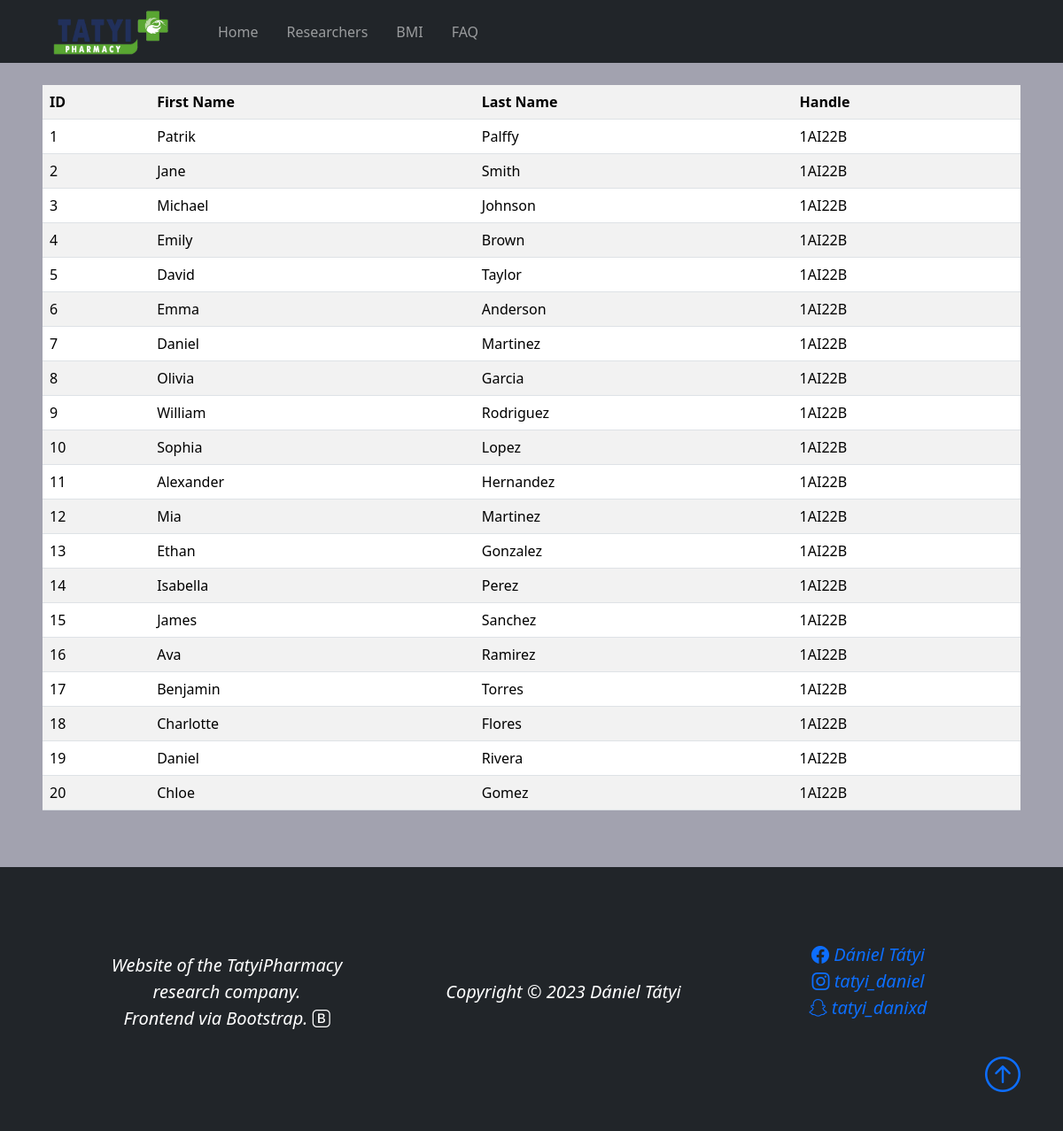
Screenshot of /templates/researchers.php with the database file from the repository.
### tables this page shows
CREATE TABLE `researchers` (
  `id` int(2) NOT NULL,
  `first_name` varchar(255) NOT NULL,
  `last_name` varchar(255) NOT NULL,
  `handle` varchar(255) NOT NULL
);

### _inc/classes/Database.php (called while the page is built)
<?php
    class Database{
        private $host = 'localhost';
        private $db_name = 'dt_sj_projekt';
        private $user_name = 'root';
        private $password = '';
        protected function db_connection(){
            try{
                $connection = new PDO("mysql:host=" . $this->host . ";dbname=" . $this->db_name . ";charset=utf8",
                                      $this->user_name,
                                      $this->password);
                $connection->setAttribute(PDO::ATTR_ERRMODE, PDO::ERRMODE_WARNING);
                $connection->setAttribute(PDO::ATTR_DEFAULT_FETCH_MODE,PDO::FETCH_OBJ);
                return $connection;
            }catch(PDOException $e){
                die("Chyba pripojenia k databáze: " . $e->getMessage());
            }
        }
    }
?>

### _inc/classes/User.php (called while the page is built, shortened)
<?php
 class User extends Database{
    private $db;
    public function __construct()
    {
        $this->db = $this->db_connection();
    }
    public function selectres(){
        try{
            $sql = "SELECT * FROM researchers";
            $query =  $this->db->query($sql);
            $researchers = $query->fetchAll();
            return $researchers;
        }catch(PDOException $e){
            echo $e->getMessage();
        }
    }
 }
?>

### templates/researchers.php (the view, shortened to what this page needs)
<body>
    <?php
    include_once('partials/header.php');
    include_once('partials/head.php');
    ?>
<?php
if($_SESSION["is_admin"] == 0)
{
    $research_object = new User();
    $researchers = $research_object->selectres();
    echo'<section class="p-5 mt-5">';
    echo '<table class="table table-striped">';
    echo '<tr>
                <th>ID</th>
                <th>First Name</th>
                <th>Last Name</th>
                <th>Handle</th>
            </tr>';
    foreach($researchers as $c){
        echo '<tr>';
        echo '<td>'.$c->id;'</td>';
        echo '<td>'.$c->first_name;'</td>';
        echo '<td>'.$c->last_name;'</td>';
        echo '<td>'.$c->handle;'</td>';
        echo '</tr>';
    }
    echo '</table>';
    echo'  </section>';
}
  include_once('partials/footer.php');
  ?>
</body>
</html>

### templates/partials/header.php (shortened to what this page needs)
<!DOCTYPE html>
<html lang="en">
<head>
    <link href="https://cdn.jsdelivr.net/npm/bootstrap@5.3.2/dist/css/bootstrap.min.css" rel="stylesheet"
>
    <link rel="stylesheet" href="https://cdn.jsdelivr.net/npm/bootstrap-icons@1.11.2/font/bootstrap-icons.min.css">
</head>
<link rel="stylesheet" href="../css/style.css">
<link rel="stylesheet" href="https://cdn.jsdelivr.net/npm/bootstrap-icons@1.11.2/font/bootstrap-icons.min.css">
<nav class="navbar navbar-expand-lg bg-dark fixed-top navbar-dark py-1 px-5">
        <div class="container-fluid">
          <a class="navbar-brand" href="home.php"><img src = "../img/TatyiLekaren.png" style = "width: 130px"></a>
          <div class="collapse navbar-collapse" id="navbarSupportedContent">
            <ul class="navbar-nav ms-3">
            <?php
           $pages = array('Home'=>'home.php',
                'Researchers'=>'researchers.php',
                'BMI'=>'bmi.php',
                'FAQ'=>'faq.php',
                'Login' => "login.php",
                'Register' => "formular.php"
           );
           $menu_object  = new Menu($pages);
           echo($menu_object->generate_menu());
            ?>
            </ul>
          </div>
        </div>
      </nav>

### _inc/classes/Menu.php (shortened to what this page needs)
<?php
    class Menu{
        private $pages;
        public function __construct($pages){
            $this->pages = $pages;
        }
        function generate_menu(): string{
            $menu_items = '';
            $empty_string = '     ';
            $counter = 0;
            foreach($this->pages as $page_name => $page_url){
                if($page_name == 'Register' || $page_name == 'Login')
                {
                    if($counter++ < 1){
                        for ($i = 0; $i <= 19; $i++) {
                            $menu_items .= '<li class="nav-item ms-5">' . $empty_string . '</li>';
                        }
                    }
                $menu_items .= '<li class="nav-item ms-3"><a class="nav-link" href="' . $page_url . '">' . $page_name . '</a></li>';
                }
                else
                {
                $menu_items .= '<li class="nav-item ms-3"><a class="nav-link" href="' . $page_url . '">' . $page_name . '</a></li>';
                }
            }
            return $menu_items;
        }
    }
?>

### templates/partials/head.php (shortened to what this page needs)
<!DOCTYPE html>
<html lang="en">
<head>
    <link href="https://cdn.jsdelivr.net/npm/bootstrap@5.3.2/dist/css/bootstrap.min.css" rel="stylesheet"
>
    <link rel="stylesheet" href="https://cdn.jsdelivr.net/npm/bootstrap-icons@1.11.2/font/bootstrap-icons.min.css">
    <link rel="stylesheet" href="../css/style.css">
</head>

### templates/partials/footer.php (shortened to what this page needs)
<footer class = "p-5 bg-dark text-white text-center position-relative">
    <div class = "container-fluid">
        <div class="row align-items-center justify-content-between">
            <div class="col-md p-5">
                <p class="lead"> Website of the TatyiPharmacy research company.<br>
                    Frontend via Bootstrap. <i class="bi bi-bootstrap"></i></p>
                </div>
                <div class="col-md">
                    <p class="lead">Copyright &copy; 2023 Dániel Tátyi</p>
                </div>
                <div class="col-md">
                    <p class="lead">
                        <a href="https://www.facebook.com/tatyi.dani" style="text-decoration: none;"><i class="bi bi-facebook"> Dániel Tátyi</i></a><br>
                        <a href="https://www.instagram.com/tatyi_daniel/" style="text-decoration: none;"><i class="bi bi-instagram"> tatyi_daniel</i></a><br>
                        <a href="https://www.snapchat.com/" style="text-decoration: none;"><i class="bi bi-snapchat"> tatyi_danixd</i></p></a><br>
                        <a href = "#" class = "position-absolute bottom end-0 px-5">
                          <i class = "bi bi-arrow-up-circle h1"></i>
                          </a>
                </div>
            </div>
        </div>
</footer>

### css/style.css (style rules this page uses)
html,body { font-family:'Segoe UI', Tahoma, Verdana, sans-serif; background-color: rgb(162, 162, 175); }
p { font-size: 25px; font-style: italic; }

### rows the page displays
researchers: id "1", first_name "Patrik", last_name "Palffy", handle "1AI22B"
researchers: id "2", first_name "Jane", last_name "Smith", handle "1AI22B"
researchers: id "3", first_name "Michael", last_name "Johnson", handle "1AI22B"
researchers: id "4", first_name "Emily", last_name "Brown", handle "1AI22B"
researchers: id "5", first_name "David", last_name "Taylor", handle "1AI22B"
researchers: id "6", first_name "Emma", last_name "Anderson", handle "1AI22B"
researchers: id "7", first_name "Daniel", last_name "Martinez", handle "1AI22B"
researchers: id "8", first_name "Olivia", last_name "Garcia", handle "1AI22B"
researchers: id "9", first_name "William", last_name "Rodriguez", handle "1AI22B"
researchers: id "10", first_name "Sophia", last_name "Lopez", handle "1AI22B"
researchers: id "11", first_name "Alexander", last_name "Hernandez", handle "1AI22B"
researchers: id "12", first_name "Mia", last_name "Martinez", handle "1AI22B"
researchers: id "13", first_name "Ethan", last_name "Gonzalez", handle "1AI22B"
researchers: id "14", first_name "Isabella", last_name "Perez", handle "1AI22B"
researchers: id "15", first_name "James", last_name "Sanchez", handle "1AI22B"
researchers: id "16", first_name "Ava", last_name "Ramirez", handle "1AI22B"
researchers: id "17", first_name "Benjamin", last_name "Torres", handle "1AI22B"
researchers: id "18", first_name "Charlotte", last_name "Flores", handle "1AI22B"
researchers: id "19", first_name "Daniel", last_name "Rivera", handle "1AI22B"
researchers: id "20", first_name "Chloe", last_name "Gomez", handle "1AI22B"

### other values shown
$page_name "Home"
$page_name "Researchers"
$page_name "BMI"
$page_name "FAQ"
